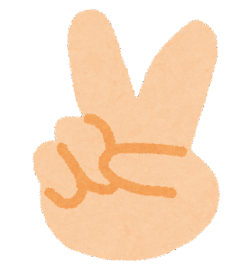
#> input picture pil/choki.png, 247 x 270 px
$ python pillow_test.py
#> lines starting #> are read from the running program, lines starting #| are printed output that depends on the picture
from PIL import Image, ImageTk
import tkinter as tk

img = Image.open('choki.png')
#> img is the input picture: PIL image 247x270 RGBA; mean R, G, B, A 124.2, 99.6, 76.9, 125.8

#img.convert('L').show() 白黒
#img.point(lambda x: x * 0.5).show() 明度を落とす
#img.rotate(-90, expand=True).show() 回転
img.resize([x // 20 for x in img.size]).resize(img.size).show()# モザイク
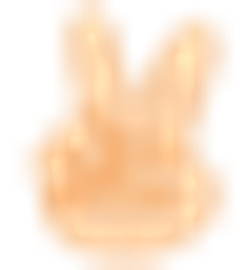
#> shown: PIL image 247x270 RGBA; mean R, G, B, A 186.3, 151.7, 118.2, 125.8; transparent parts drawn white
